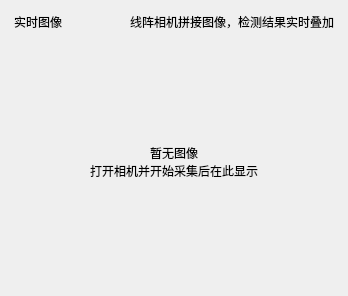
           <widget class="QFrame" name="imageCard">
            <property name="card" stdset="0">
             <bool>true</bool>
            </property>
            <layout class="QVBoxLayout" name="imageCardLayout" stretch="0,1">
             <property name="spacing">
              <number>10</number>
             </property>
             <property name="leftMargin">
              <number>14</number>
             </property>
             <property name="topMargin">
              <number>12</number>
             </property>
             <property name="rightMargin">
              <number>14</number>
             </property>
             <property name="bottomMargin">
              <number>14</number>
             </property>
             <item>
              <layout class="QHBoxLayout" name="imageHeaderLayout">
               <property name="spacing">
                <number>8</number>
               </property>
               <property name="leftMargin">
                <number>0</number>
               </property>
               <property name="topMargin">
                <number>0</number>
               </property>
               <property name="rightMargin">
                <number>0</number>
               </property>
               <property name="bottomMargin">
                <number>0</number>
               </property>
               <item>
                <widget class="QLabel" name="imageTitle">
                 <property name="text">
                  <string>实时图像</string>
                 </property>
                 <property name="role" stdset="0">
                  <string notr="true">cardTitle</string>
                 </property>
                </widget>
               </item>
               <item>
                <spacer name="spacer_2">
                 <property name="orientation">
                  <enum>Qt::Orientation::Horizontal</enum>
                 </property>
                 <property name="sizeHint" stdset="0">
                  <size>
                   <width>40</width>
                   <height>20</height>
                  </size>
                 </property>
                </spacer>
               </item>
               <item>
                <widget class="QLabel" name="imageHint">
                 <property name="text">
                  <string>线阵相机拼接图像，检测结果实时叠加</string>
                 </property>
                 <property name="role" stdset="0">
                  <string notr="true">hint</string>
                 </property>
                </widget>
               </item>
              </layout>
             </item>
             <item>
              <widget class="QLabel" name="PicLabel">
               <property name="text">
                <string>暂无图像
打开相机并开始采集后在此显示</string>
               </property>
               <property name="sizePolicy">
                <sizepolicy hsizetype="Ignored" vsizetype="Ignored">
                 <horstretch>0</horstretch>
                 <verstretch>0</verstretch>
                </sizepolicy>
               </property>
               <property name="minimumSize">
                <size>
                 <width>320</width>
                 <height>240</height>
                </size>
               </property>
               <property name="alignment">
                <set>Qt::AlignmentFlag::AlignCenter</set>
               </property>
              </widget>
             </item>
            </layout>
           </widget>
